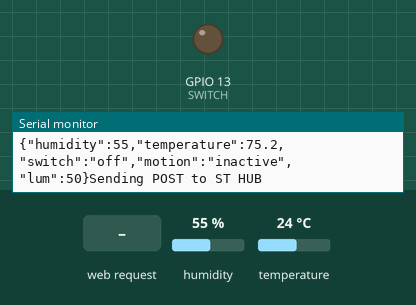
Recording of a sketch running on a simulated ESP8266 (NodeMCU). On the bench: output pins drawn as LEDs (lit = HIGH), the last lines printed to the serial monitor. The test bench sets the inputs (shaded band); at power-on: humidity 55 %, temperature 24 °C. WiFi joins after 1.5 s; servers stay silent unless stated; uploads are accepted with an empty reply.

Above: at 2.7 s.
2.8 s: HTTP request GET /switch/on received
At 4.1 s:
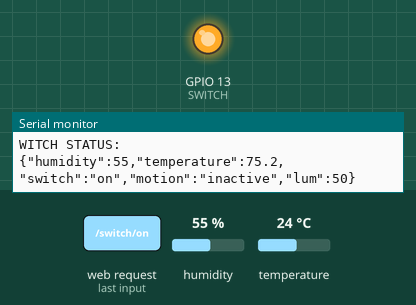
6.3 s: HTTP request GET /switch/off received
At 7.4 s:
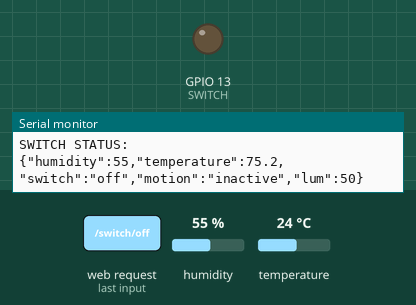
Timing chart, 0 to 9.3 s (numbered marks = the images above; inputs shaded):
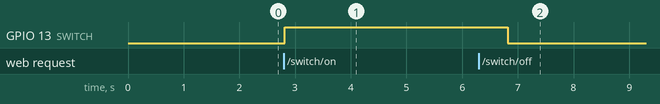

The sketch:

esp8266-multi-sensor.ino
```cpp
#include <ESP8266WiFi.h>
#include <WiFiClient.h>
#include <ESP8266WebServer.h>
#include <ESP8266mDNS.h>
#include <DHT.h>;
#include <ArduinoJson.h>

MDNSResponder mdns;

// Replace with your network credentials
const char* ssid = "SSID";
const char* password = "PASS";

#define DHTPIN 2     // what pin we're connected to
#define SWITCH 13

#define DHTTYPE DHT22   // DHT 22  (AM2302)
DHT dht(DHTPIN, DHTTYPE); //// Initialize DHT sensor for normal 16mhz Arduino

float currentHumidity;  //Stores humidity value
float currentTemperature; //Stores temperature value
float temp;
float hum;

String response;

ESP8266WebServer server(80);

WiFiClient client;

// Smartthings hub information
IPAddress hubIp(192, 168, 1, 107); // smartthings hub ip
const unsigned int hubPort = 39500; // smartthings hub port

int reportInterval = 10 * 60; //in seconds
int rptCnt;

void setup(void){

  Serial.begin(115200);
  WiFi.begin(ssid, password);
  Serial.println("");

  pinMode(SWITCH, OUTPUT);
  digitalWrite(SWITCH, LOW);

  // Wait for connection
  while (WiFi.status() != WL_CONNECTED) {
    delay(500);
    Serial.print(".");
  }
  Serial.println("");
  Serial.print("Connected to ");
  Serial.println(ssid);
  Serial.print("IP address: ");
  Serial.println(WiFi.localIP());

  if (mdns.begin("esp8266", WiFi.localIP())) {
    Serial.println("MDNS responder started");
  }


  server.on("/", [](){
    Serial.println("Get Status");
    response = printStatus();
    server.send(200, "application/json", response);
    });

  server.on("/switch/on", [](){
    Serial.println("Set Switch On");
    digitalWrite(SWITCH, HIGH);
    response = printStatus();
    server.send(200, "application/json", response);
  });

  server.on("/switch/off", [](){
    Serial.println("Set Switch Off");
    digitalWrite(SWITCH, LOW);
    response = printStatus();
    server.send(200, "application/json", response);
  });

  server.begin();
  Serial.println("HTTP server started");
}

void loop(void){
  server.handleClient();

  if(rptCnt<=0) {
    sendNotify();
    rptCnt=reportInterval;
  }

  if(rptCnt>0) {
    delay(1000);
    rptCnt--;
  }
}

String printStatus(){

  String str;

  temp = dht.readTemperature(true);
  hum = dht.readHumidity();

  StaticJsonBuffer<500> jsonBuffer;

  JsonObject& root = jsonBuffer.createObject();

  int switchStatus = 0;

  switchStatus = digitalRead(SWITCH);

  Serial.println("SWITCH STATUS: " + switchStatus);


  root["humidity"] = hum;
  root["temperature"] = temp;
  root["switch"] = (switchStatus == 1) ? "on" : "off";
  root["motion"] = "inactive";
  root["lum"] = 50;

  root.printTo(str);

  root.printTo(Serial);

  return str;

}


int sendNotify() //client function to send/receieve POST data.
{

  String str;

  int returnStatus = 1;

  str = printStatus();

  if (temp != currentTemperature || hum != currentHumidity) {

    currentTemperature = temp;
    currentHumidity = hum;

    if (client.connect(hubIp, hubPort)) {

      client.println(F("POST / HTTP/1.1"));
      client.print(F("HOST: "));
      client.print(hubIp);
      client.print(F(":"));
      client.println(hubPort);
      client.println("Connection: close");
      client.println("Content-Type: application/json;");
      client.print("Content-Length: ");
      client.println(str.length());
      client.println();
      client.println(str);

      Serial.println("Sending POST to ST HUB");

    }
    else {

      Serial.println("Failed to connect to Hub!");
      //connection failed
      returnStatus = 0;

    }

  }
  else {
    Serial.println("No changes detected");

  }

  // read any data returned from the POST
  while(client.connected() && !client.available()) delay(1); //waits for data
  while (client.connected() || client.available()) { //connected or data available
    char c = client.read();
  }

  delay(1);
  client.stop();
  return returnStatus;
}
```

Measured:
- after the input at 2.8 s, GPIO 13 (SWITCH): LOW → HIGH at once
- after the input at 6.3 s, GPIO 13 (SWITCH): HIGH → LOW after 0.52 s
